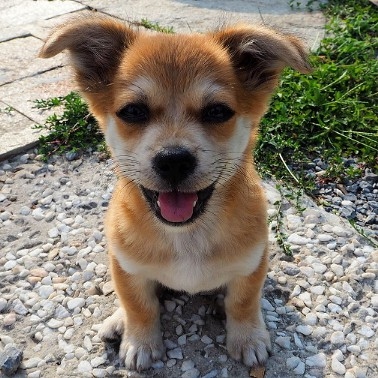
#> input picture IMAGE.jpeg, 378 x 378 px, found by its file name
$ jupyter execute Convolution.ipynb
#> lines starting #> are read from the running program, lines starting #| are printed output that depends on the picture; long printed decimals are rounded
**QUESTION 2**

Write a python code to filter the given image using following size of the filters (receptive field) and hyperparameters

 (i) filter size (3x3) and (5x5), stride=1

 (ii) filter size (3x3) and (5x5), stride=2

  (iii) filter size (3x3) and (5x5), stride=1, zero-padding

[cell 1]
from PIL import Image, ImageOps
from numpy import asarray
import numpy as np
import pandas as pd
import matplotlib.pyplot as plt
import math
import cv2
from skimage.measure import shannon_entropy

[cell 2]
def processImage(image):
  image = cv2.imread('/content/sample_data/IMAGE.jpeg', 1)
  image = cv2.cvtColor(src=image, code=cv2.COLOR_BGR2GRAY)
  return image

[cell 3]
def convolve(image, kernel, padding=0, strides=1):
    # Cross Correlation
    kernel = np.flipud(np.fliplr(kernel))

    # Gather Shapes of Kernel + Image + Padding
    xKernShape = kernel.shape[0]
    yKernShape = kernel.shape[1]
    xImgShape = image.shape[0]
    yImgShape = image.shape[1]

    # Shape of Output Convolution
    xOutput = int(((xImgShape - xKernShape + 2 * padding) / strides) + 1)
    yOutput = int(((yImgShape - yKernShape + 2 * padding) / strides) + 1)
    output = np.zeros((xOutput, yOutput))

    # Apply Equal Padding to All Sides
    if padding != 0:
        imagePadded = np.zeros((image.shape[0] + padding*2, image.shape[1] + padding*2))
        imagePadded[int(padding):int(-1 * padding), int(padding):int(-1 * padding)] = image
        print(imagePadded)
    else:
        imagePadded = image

    # Iterate through image
    for y in range(image.shape[1]):
        # Exit Convolution
        if y > image.shape[1] - yKernShape:
            break
        # Only Convolve if y has gone down by the specified Strides
        if y % strides == 0:
            for x in range(image.shape[0]):
                # Go to next row once kernel is out of bounds
                if x > image.shape[0] - xKernShape:
                    break
                try:
                    # Only Convolve if x has moved by the specified Strides
                    if x % strides == 0:
                        output[x, y] = (kernel * imagePadded[x: x + xKernShape, y: y + yKernShape]).sum()
                except:
                    break

    return output

[cell 4]
img = Image.open('/content/sample_data/IMAGE.jpeg')
#> img is the input picture: PIL image 378x378 RGB; mean R, G, B 132.2, 125, 111.6
img_gray = ImageOps.grayscale(img)
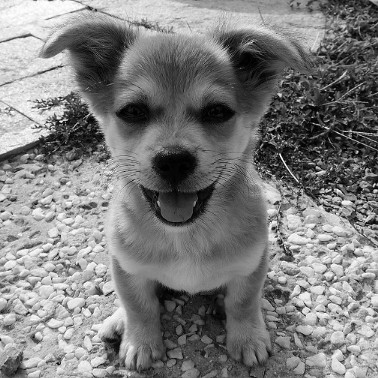
#> img_gray: PIL image 378x378 L; min 0, max 255, mean 125.6
image = asarray(img_gray)
print(image.shape)
#| (378, 378)
entropy = shannon_entropy(image)
#> entropy = 7.91
print("Entropy of original image = {}".format(entropy))
#| Entropy of original image = 7.910

[cell 5]
#3*3 Box Filter (stride=1)
kernel = np.ones((3,3), np.int16)
image1 = convolve(image,kernel,padding=1,strides = 1)
#> in convolve, `imagePadded[int(padding):int(-1 * padding), int(padding):int(-1 * padd..`:
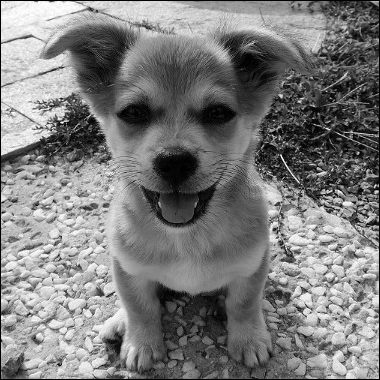
#> imagePadded: shape (380, 380) float64; min 0, max 255, mean 124.3
#> (printed output is left out)
#> after the loop in convolve, `for y in range(image.shape[1]):`:
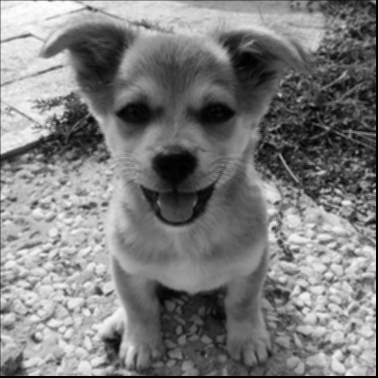
#> output: shape (378, 378) float64; min 0, max 2275, mean 1116.7; drawn with min black and max white
print(image1.shape)
#| (378, 378)
entropy1 = shannon_entropy(image1)
#> entropy1 = 10.97
print("Entropy = {}".format(entropy1))
#| Entropy = 10.968

[cell 6]
#5x5 Box Filter (stride=1)
kernel = np.ones((5,5), np.int16)
image1 = convolve(image,kernel,padding=1,strides = 1)
#> call 2 of convolve, with kernel = array of shape (5, 5), padding = 1, strides = 1
#> (printed output is left out)
#> after the loop in convolve (call 2), `for y in range(image.shape[1]):`:
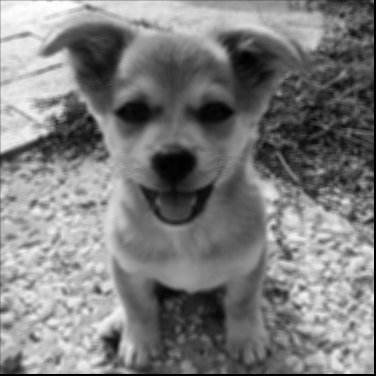
#> output: shape (376, 376) float64; min 0, max 6288, mean 3099.8; drawn with min black and max white
print(image1.shape)
#| (376, 376)
entropy2 = shannon_entropy(image1)
#> entropy2 = 12.36
print("Entropy = {}".format(entropy2))
#| Entropy = 12.359

[cell 7]
#3x3 Box Filter (stride=2)
kernel = np.ones((3,3), np.int16)
image1 = convolve(image,kernel,padding=1,strides = 2)
#> call 3 of convolve, with kernel = array of shape (3, 3), padding = 1, strides = 2
#> (printed output is left out)
#> after the loop in convolve (call 3), `for y in range(image.shape[1]):`:
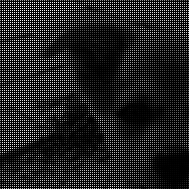
#> output: shape (189, 189) float64; min 0, max 2266, mean 306.9; drawn with min black and max white
print(image1.shape)
#| (189, 189)
entropy3 = shannon_entropy(image1)
#> entropy3 = 3.57
print("Entropy = {}".format(entropy3))
#| Entropy = 3.568

[cell 8]
#5x5 Box Filter (stride=2)
kernel = np.ones((5,5), np.int16)
image1 = convolve(image,kernel,padding=1,strides = 2)
#> call 4 of convolve, with kernel = array of shape (5, 5), padding = 1, strides = 2
#> (printed output is left out)
#> after the loop in convolve (call 4), `for y in range(image.shape[1]):`:
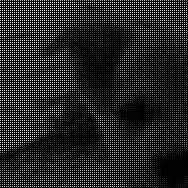
#> output: shape (188, 188) float64; min 0, max 6268, mean 843.4; drawn with min black and max white
print(image1.shape)
#| (188, 188)
entropy4 = shannon_entropy(image1)
#> entropy4 = 3.8
print("Entropy = {}".format(entropy4))
#| Entropy = 3.804

[cell 9]
#3x3 Box Filter (stride=1 and zero padding)
kernel = np.ones((3,3), np.int16)
image1 = convolve(image,kernel,padding=0,strides = 1)
#> after the loop in convolve (call 5), `for y in range(image.shape[1]):`:
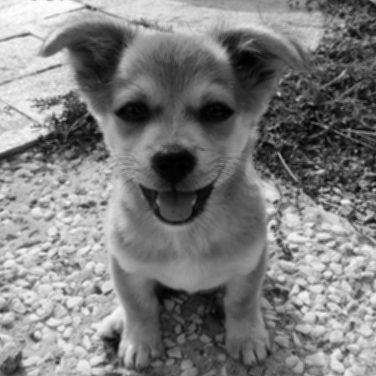
#> output: shape (376, 376) float64; min 2, max 2275, mean 1128.7; drawn with min black and max white
print(image1.shape)
#| (376, 376)
entropy5 = shannon_entropy(image1)
#> entropy5 = 11
print("Entropy = {}".format(entropy5))
#| Entropy = 10.999

[cell 10]
#5x5 Box Filter (stride=1 and zero padding)
kernel = np.ones((5,5), np.int16)
image1 = convolve(image,kernel,padding=0,strides = 1)
print(image1.shape)
#| (374, 374)
entropy6 = shannon_entropy(image1)
#> entropy6 = 12.41
print("Entropy = {}".format(entropy6))
#| Entropy = 12.406

[cell 11]
numpyArray = np.array([[entropy], [entropy1], [entropy2], [entropy3], [entropy4], [entropy5], [entropy6]])
#> numpyArray = [7.91, 10.97, 12.36, 3.57, 3.8, 11, 12.41]
df = pd.DataFrame(data = numpyArray,
                        index = ["Image", "3x3(strides=1)", "5x5(strides=1)","3x3(strides=2)", "5x5(strides=2)", "3x3(strides=1 and zero padding)", "5x5(strides=1 and zero padding)"],
                        columns = ["Entropy"])
#> df = table of 7 rows and 1 columns
df
#> Out = table of 7 rows and 1 columns
